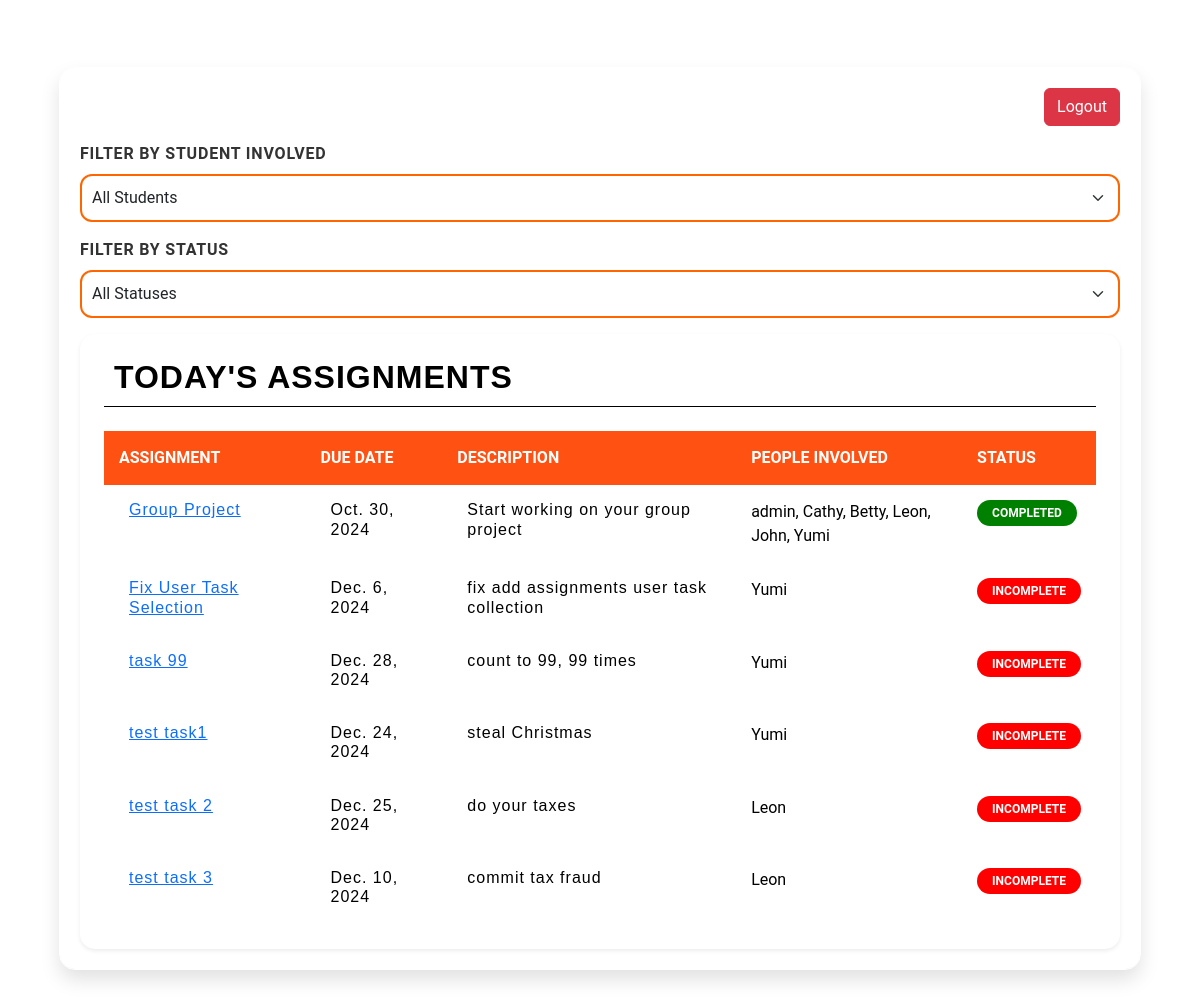
/all_assignments/, run on an earlier commit of the app's database.
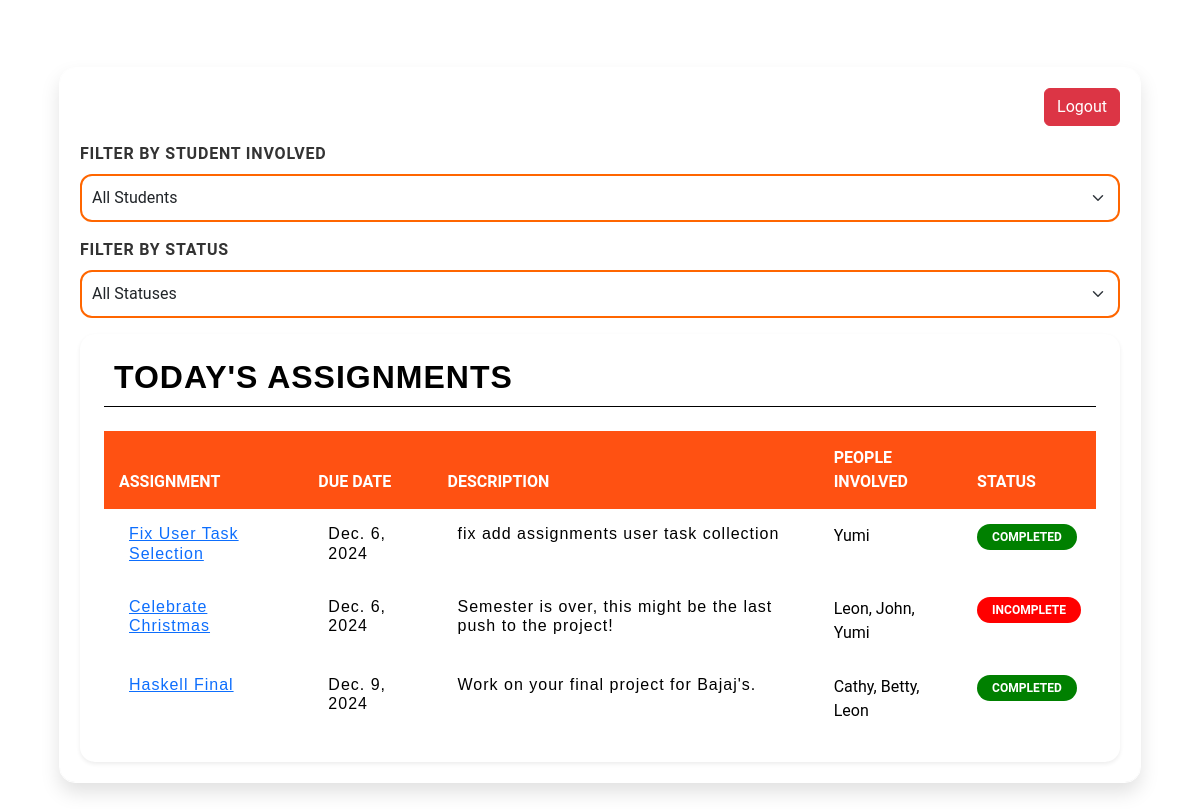
And on a later commit of the database.
### app/models.py (models this page shows)
class Assignment(models.Model):
    title = models.CharField(max_length=255)
    slug = models.SlugField(unique=True)
    description = models.TextField()
    due_date = models.DateField()
    completed = models.BooleanField(default=False)
    people_involved = models.ManyToManyField(settings.AUTH_USER_MODEL, related_name='assignments')

class CustomUser(AbstractUser):
    is_admin = models.BooleanField(default=False)

### app/views.py (the view)
# urls.py: path('all_assignments/', views.all_assignments_view, name='all_assignments'),
def all_assignments_view(request):
    assignments = Assignment.objects.all()
    students = CustomUser.objects.all()
    return render(request, 'all_assignments.html', {'assignments': assignments, 'students': students, 'role': 'user'})

### app/templates/all_assignments.html (shortened to what this page needs)
{% extends 'base.html' %}
{% load static %}
{% block styler %}
<link rel="stylesheet" href="{% static 'css/all_assignments.css' %}">
{% endblock %}
{% block content %}
<section class="py-3 py-md-5">
    <div class="container">
      <div class="d-flex mb-3">
        <a href="{% url 'logout' %}" class="btn btn-danger ms-auto">Logout</a>
      </div>
      <div class="mb-3">
        <label for="studentFilter" class="form-label">Filter by Student Involved</label>
        <select id="studentFilter" class="form-select">
          <option value="">All Students</option>
        </select>
      </div>
      <div class="mb-3">
        <label for="statusFilter" class="form-label">Filter by Status</label>
        <select id="statusFilter" class="form-select">
          <option value="">All Statuses</option>
        </select>
      </div>
      <div class="row justify-content-center">
        <div class="col-12 col-lg-10 col-xl-12">
          <div class="card widget-card border-light shadow-sm">
            <div class="card-body p-4">
              <h5 class="card-title widget-card-title mb-4">Today's Assignments</h5>
              <div class="table-responsive">
                <table class="table table-borderless text-start m-0">
                  <thead>
                    <tr>
                      <th>Assignment</th>
                      <th>Due Date</th>
                      <th>Description</th>
                      <th>People Involved</th>
                      <th>Status</th>
                    </tr>
                  </thead>
                  <tbody id="taskList">
                    {% for assignment in assignments %}
                    <tr data-students="{% for user in assignment.people_involved.all %}{{ user.username }}{% if not forloop.last %},{% endif %}{% endfor %}" data-status="{% if assignment.completed %}completed{% else %}incomplete{% endif %}">
                      <td>
                        <h6 class="mb-1">
                          <a href="{% url 'assignment' assignment.slug %}">{{ assignment.title }}</a>
                        </h6>
                      </td>
                      <td>
                        <h6 class="mb-1">{{ assignment.due_date }}</h6>
                      </td>
                      <td>
                        <h6 class="mb-1">{{ assignment.description }}</h6>
                      </td>
                      <td>
                        <span>
                          {% for user in assignment.people_involved.all %}
                            {{ user.username }}{% if not forloop.last %}, {% endif %}
                          {% endfor %}
                        </span>
                      </td>
                      <td>
                        {% if assignment.completed %}
                          <span class="badge rounded-pill bg-success">Completed</span>
                        {% else %}
                          <span class="badge rounded-pill bg-danger">Incomplete</span>
                        {% endif %}
                      </td>
                    </tr>
                    {% endfor %}
                  </tbody>
                </table>
              </div>
            </div>
          </div>
        </div>
      </div>
    </div>
</section>
{% endblock %}

What changed in the data, as far as the page shows it:
removed Assignment: title "Group Project", due_date "Oct. 30, 2024", description "Start working on your group project", completed "COMPLETED", CustomUser (username "Cathy"), CustomUser (username "Betty"), CustomUser (username "Leon"), CustomUser (username "John"), CustomUser (username "Yumi")
no longer on this page (row unchanged): CustomUser: username "admin", shown under "Group Project"
removed Assignment: title "task 99", due_date "Dec. 28, 2024", description "count to 99, 99 times", completed "INCOMPLETE", CustomUser (username "Yumi")
removed Assignment: title "test task1", due_date "Dec. 24, 2024", description "steal Christmas", completed "INCOMPLETE", CustomUser (username "Yumi")
removed Assignment: title "test task 2", due_date "Dec. 25, 2024", description "do your taxes", completed "INCOMPLETE", CustomUser (username "Leon")
removed Assignment: title "test task 3", due_date "Dec. 10, 2024", description "commit tax fraud", completed "INCOMPLETE", CustomUser (username "Leon")
changed Assignment "Fix User Task Selection": completed "INCOMPLETE" → "COMPLETED"
added Assignment: title "Celebrate Christmas", due_date "Dec. 6, 2024", description "Semester is over, this might be the last push to the project!", completed "INCOMPLETE", CustomUser (username "Leon"), CustomUser (username "John"), CustomUser (username "Yumi")
added Assignment: title "Haskell Final", due_date "Dec. 9, 2024", description "Work on your final project for Bajaj's.", completed "COMPLETED", CustomUser (username "Cathy"), CustomUser (username "Betty"), CustomUser (username "Leon")
